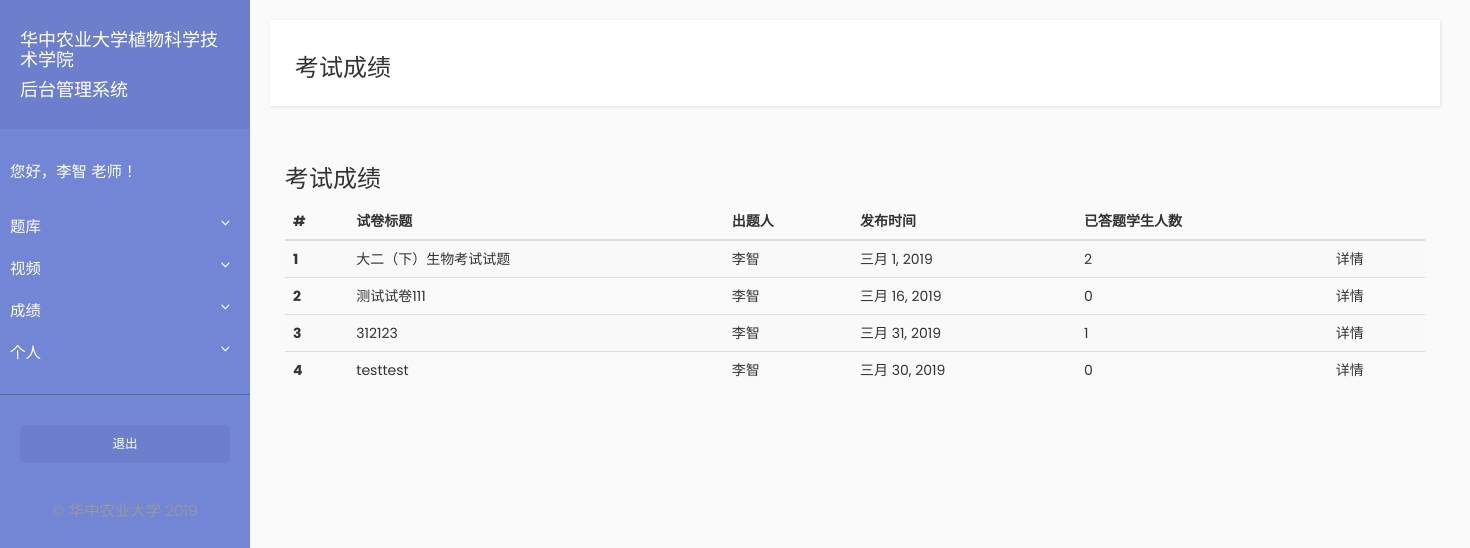
The app's page /teacher/paper_results_list (signed in), older data.
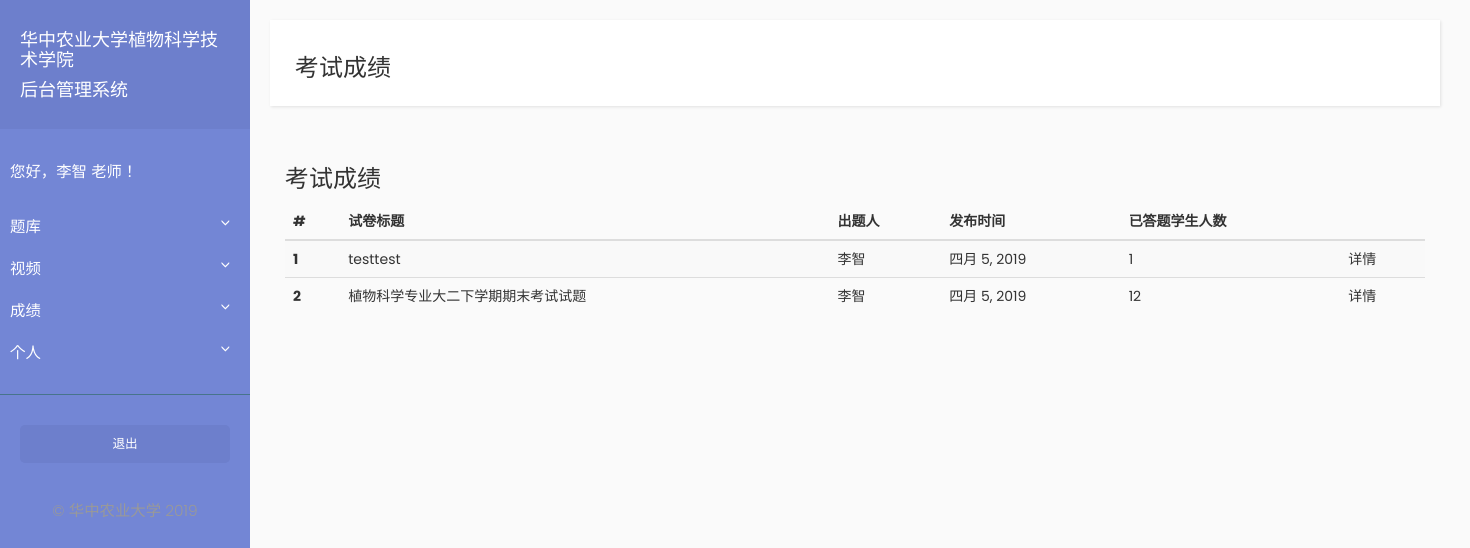
The same page, newer data.
### Examination/models.py (models this page shows, shortened)
class Paper(models.Model):
    title = models.CharField(max_length=1000)
    description = models.TextField()
    multiple_choice_question_total_score = models.IntegerField(default=0)
    essay_question_total_score = models.IntegerField(default=0)
    publish_date = models.DateField(auto_now=True)
    expire_date = models.DateField(default=date.today() + timedelta(days=30))  # default expire date is 30 days from now on
    is_published = models.BooleanField(default=False)
    paper_maker = models.ForeignKey(Teacher, on_delete=models.SET_NULL, null=True)

### Teacher/models.py (models this page shows, shortened)
class Teacher(models.Model):
    user = models.OneToOneField(User, on_delete=models.CASCADE)
    name = models.CharField(max_length=10)

### Teacher/views.py (the view)
# urls.py: path('paper_results_list', views.paper_results_list, name='paper_results_list'),
@login_required
def paper_results_list(request):
    teacher = Teacher.objects.filter(user=request.user)
    papers = Paper.objects.filter(paper_maker__in=teacher, is_published=True)
    paper_results = []
    for paper in papers:
        result = PaperResult.objects.filter(paper=paper)
        paper_results.append(result)
    papers_result_list = zip(papers, paper_results)
    context = {'papers_result_list': papers_result_list}
    return render(request, 'teacher/paper_results_list.html', context=context)

### Teacher/templates/teacher/paper_results_list.html (shortened to what this page needs)
{% extends "teacher/base.html" %}
{% block title_block %}
<h3>考试成绩</h3>
{% endblock %}
{% block content_block%}
<div class="container">
    <h3>考试成绩</h3>
    <table class="table table-striped">
        <thead>
            <tr>
                <th scope="col">#</th>
                <th scope="col">试卷标题</th>
                <th scope="col">出题人</th>
                <th scope="col">发布时间</th>
                <th scope="col">已答题学生人数</th>
                <th scope="col"></th>
            </tr>
        </thead>
        <tbody>
            {% for paper, results in papers_result_list %}
            <tr>
                <th scope="row">{{ forloop.counter }}</th>
                <td>{{ paper.title }}</td>
                <td>{{ paper.paper_maker.name }}</td>
                <td>{{ paper.publish_date|date}}</td>
                <td>{{ results.all|length }}</td>
                <td><a href="{% url 'examination:paper_results' paper.pk %}">详情</a></td>
            </tr>
            {% endfor %}
        </tbody>
    </table>
</div>
{% endblock %}

Row changes from the older to the newer data that the page shows:
no longer on this page (row edited): Paper: title "大二（下）生物考试试题", paper_maker.name "李智", publish_date "三月 1, 2019", all|length "2"
no longer on this page (row edited): Paper: title "测试试卷111", paper_maker.name "李智", publish_date "三月 16, 2019", all|length "0"
removed Paper: title "312123", paper_maker.name "李智", publish_date "三月 31, 2019", all|length "1"
changed Paper "testtest": publish_date "三月 30, 2019" → "四月 5, 2019"; all|length "0" → "1"
added Paper: title "植物科学专业大二下学期期末考试试题", paper_maker.name "李智", publish_date "四月 5, 2019", all|length "12"
